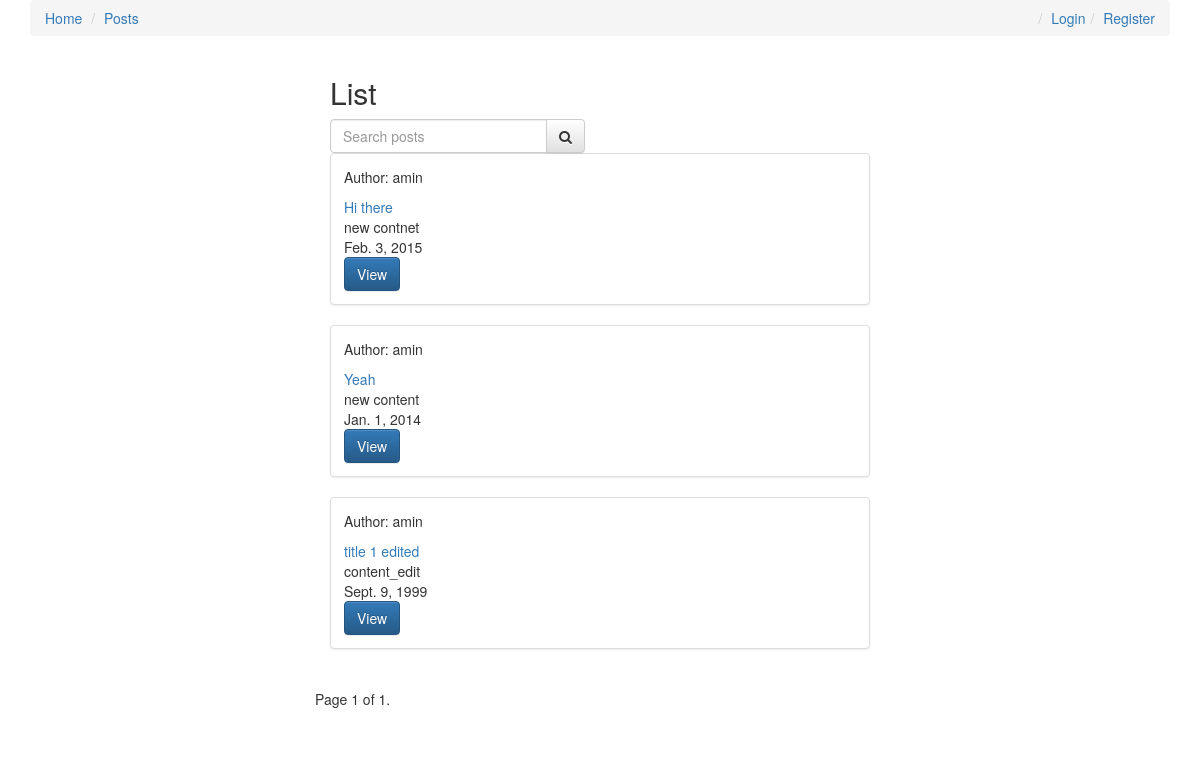
Before: / with the older database file.
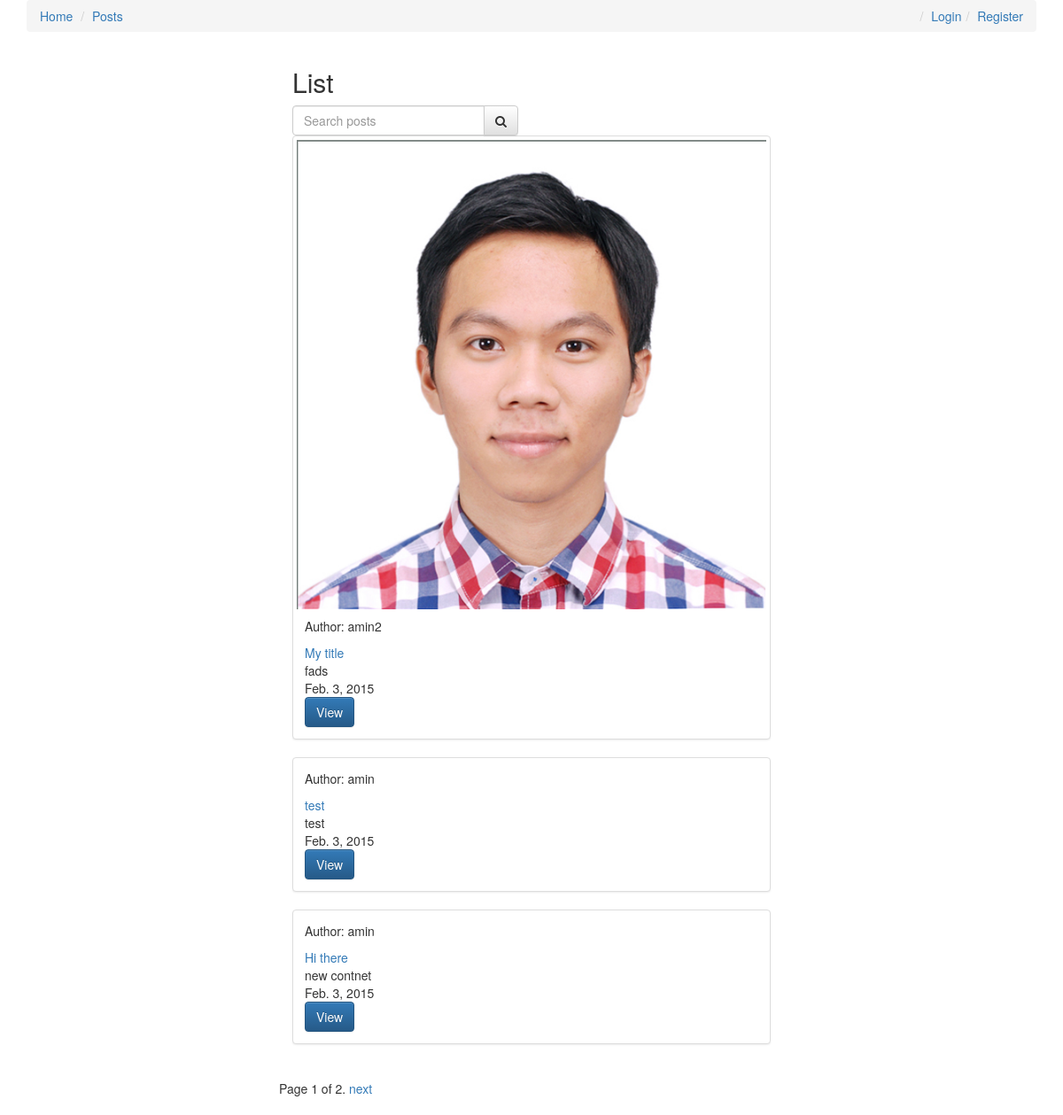
After: the same page with the newer database file.
### posts/models.py (models this page shows, shortened)
class Post(models.Model):
	user = models.ForeignKey(settings.AUTH_USER_MODEL, default=1)
	title = models.CharField(max_length=120)
	slug = models.SlugField(unique=True)
	image = models.ImageField(upload_to=upload_location, null=True, blank=True, width_field="width_field", height_field="height_field")
	height_field = models.IntegerField(default=0)
	width_field = models.IntegerField(default=0)
	content = models.TextField()
	draft = models.BooleanField(default=False)
	publish = models.DateField(auto_now=False, auto_now_add=False)
	update = models.DateTimeField(auto_now = True, auto_now_add=False)
	timestamp = models.DateTimeField(auto_now=False, auto_now_add=True)
	read_time = models.TimeField(null=True, blank=True)
	objects = PostManager()
	def get_absolute_url(self):
		return reverse('posts:detail', kwargs = {'slug': self.slug })
	class Meta:
		ordering = ['-id', '-timestamp', '-update']
	def get_markdown(self):
		content = self.content
		return mark_safe(markdown(content))

### posts/views.py (the view, shortened to what this page needs)
# urls.py: url(r'^$', post_list, name='list'),
def post_list(request):
	queryset_list = Post.objects.all().order_by("-timestamp")
	query = request.GET.get("q")
	paginator = Paginator(queryset_list, 3) # Show 25 contacts per page
	page_request_var = "hello"
	page = request.GET.get(page_request_var)
	try:
		queryset = paginator.page(page)
	except PageNotAnInteger:
		queryset = paginator.page(1)
	except EmptyPage:
		queryset = paginator.page(paginator.num_pages)
	context = {
			"object_list": queryset,
			"title": "List",
			"page_request_var": page_request_var,
		}
	return render(request, 'post_list.html', context)

### posts/models.py (called while the page is built)
	def all(self, *args, **kwargs):
		return super(PostManager, self).filter(draft=False).filter(publish__lte=timezone.now())

### posts/templates/post_list.html (shortened to what this page needs)
{% extends 'base.html' %} {% block content %}
<div class="col-sm-6 col-sm-offset-3">
    <h2>{{title}}</h2>
    <form action="" class="row">
        <div class="col-sm-6">
            <div class="input-group">
                <input class="form-control" type="text" name="q" placeholder="Search posts" value="{{ request.GET.q}}">
                <span class="input-group-btn">
                    <button class="btn btn-default" type="submit"><i class="fa fa-search"></i></button>
                </span>
            </div>
        </div>
    </form>
    <div class="row">
        {% for i in object_list %}
        <div class="col-sm-12">
            <div class="thumbnail">
                {% if i.image %}
                <img src="{{i.image.url}}" alt="" class="img-responsive"> {% endif %}
                <div class="caption post-detail-item">
                    {% if i.user.get_full_name %}
                    <p>Author: {{ i.user.get_full_name }}</p>
                    {% else %}
                    <p>Author: {{ i.user }}</p>
                    {% endif %}
                    <a href="{{ i.get_absolute_url }}">{{ i.title}}</a>
                    <div class="content-markdown">{{ i.content | truncatechars:120 }}</div>
                    <div>{{ i.publish }}</div>
                    <a href="{{ i.get_absolute_url }}" class="btn btn-primary" role="button">View</a>
                </div>
            </div>
        </div>
        {% endfor %}
        <div class="pagination">
            <span class="step-links">
        <span class="current">
            Page {{ object_list.number }} of {{ object_list.paginator.num_pages }}.
        </span> {% if object_list.has_next %}
            <a href="?{{ page_request_var }}={{ object_list.next_page_number }}{% if request.GET.q %}&q={{ request.GET.q }}{% endif %}">next</a> {% endif %}
            </span>
        </div>
    </div>
</div>
{% endblock %}

Changed rows visible on the page:
no longer on this page (row unchanged): Post: user "amin", title "Yeah", content "new content", publish "Jan. 1, 2014"
no longer on this page (row unchanged): Post: user "amin", title "title 1 edited", content "content_edit", publish "Sept. 9, 1999"
added Post: image (picture), user "amin2", title "My title", content "fads", publish "Feb. 3, 2015"
added Post: user "amin", title "test", content "test", publish "Feb. 3, 2015"
Other visible differences:
{{ object_list.paginator.num_pages }}: "1" → "2"
text now shown: "next"
